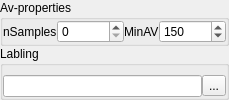
<?xml version="1.0" encoding="UTF-8"?>
<ui version="4.0">
 <class>Form</class>
 <widget class="QWidget" name="Form">
  <property name="geometry">
   <rect>
    <x>0</x>
    <y>0</y>
    <width>190</width>
    <height>82</height>
   </rect>
  </property>
  <property name="windowTitle">
   <string>DyeSim</string>
  </property>
  <layout class="QVBoxLayout" name="verticalLayout">
   <property name="spacing">
    <number>0</number>
   </property>
   <property name="margin">
    <number>0</number>
   </property>
   <item>
    <widget class="QGroupBox" name="groupBox">
     <property name="title">
      <string>Av-properties</string>
     </property>
     <layout class="QGridLayout" name="gridLayout">
      <property name="margin">
       <number>0</number>
      </property>
      <property name="spacing">
       <number>0</number>
      </property>
      <item row="0" column="0">
       <widget class="QLabel" name="label_4">
        <property name="text">
         <string>nSamples</string>
        </property>
       </widget>
      </item>
      <item row="0" column="3">
       <widget class="QLabel" name="label_2">
        <property name="text">
         <string>MinAV</string>
        </property>
       </widget>
      </item>
      <item row="0" column="2">
       <widget class="QSpinBox" name="spinBox_2">
        <property name="maximum">
         <number>999999</number>
        </property>
        <property name="singleStep">
         <number>1000</number>
        </property>
       </widget>
      </item>
      <item row="0" column="4">
       <widget class="QSpinBox" name="spinBox">
        <property name="minimum">
         <number>0</number>
        </property>
        <property name="maximum">
         <number>999999</number>
        </property>
        <property name="singleStep">
         <number>50</number>
        </property>
        <property name="value">
         <number>150</number>
        </property>
       </widget>
      </item>
     </layout>
    </widget>
   </item>
   <item>
    <widget class="QGroupBox" name="groupBox_6">
     <property name="sizePolicy">
      <sizepolicy hsizetype="Expanding" vsizetype="Preferred">
       <horstretch>0</horstretch>
       <verstretch>0</verstretch>
      </sizepolicy>
     </property>
     <property name="maximumSize">
      <size>
       <width>16777215</width>
       <height>16777215</height>
      </size>
     </property>
     <property name="title">
      <string>Labling</string>
     </property>
     <layout class="QGridLayout" name="gridLayout_6">
      <property name="leftMargin">
       <number>0</number>
      </property>
      <property name="rightMargin">
       <number>0</number>
      </property>
      <property name="bottomMargin">
       <number>0</number>
      </property>
      <property name="spacing">
       <number>0</number>
      </property>
      <item row="0" column="2">
       <widget class="QLineEdit" name="lineEdit_2">
        <property name="readOnly">
         <bool>true</bool>
        </property>
       </widget>
      </item>
      <item row="0" column="3">
       <widget class="QToolButton" name="toolButton">
        <property name="text">
         <string>...</string>
        </property>
       </widget>
      </item>
     </layout>
    </widget>
   </item>
  </layout>
  <action name="actionOpenLabeling">
   <property name="text">
    <string>OpenLabeling</string>
   </property>
  </action>
 </widget>
 <resources/>
 <connections>
  <connection>
   <sender>toolButton</sender>
   <signal>clicked()</signal>
   <receiver>actionOpenLabeling</receiver>
   <slot>trigger()</slot>
   <hints>
    <hint type="sourcelabel">
     <x>176</x>
     <y>70</y>
    </hint>
    <hint type="destinationlabel">
     <x>-1</x>
     <y>-1</y>
    </hint>
   </hints>
  </connection>
 </connections>
</ui>
